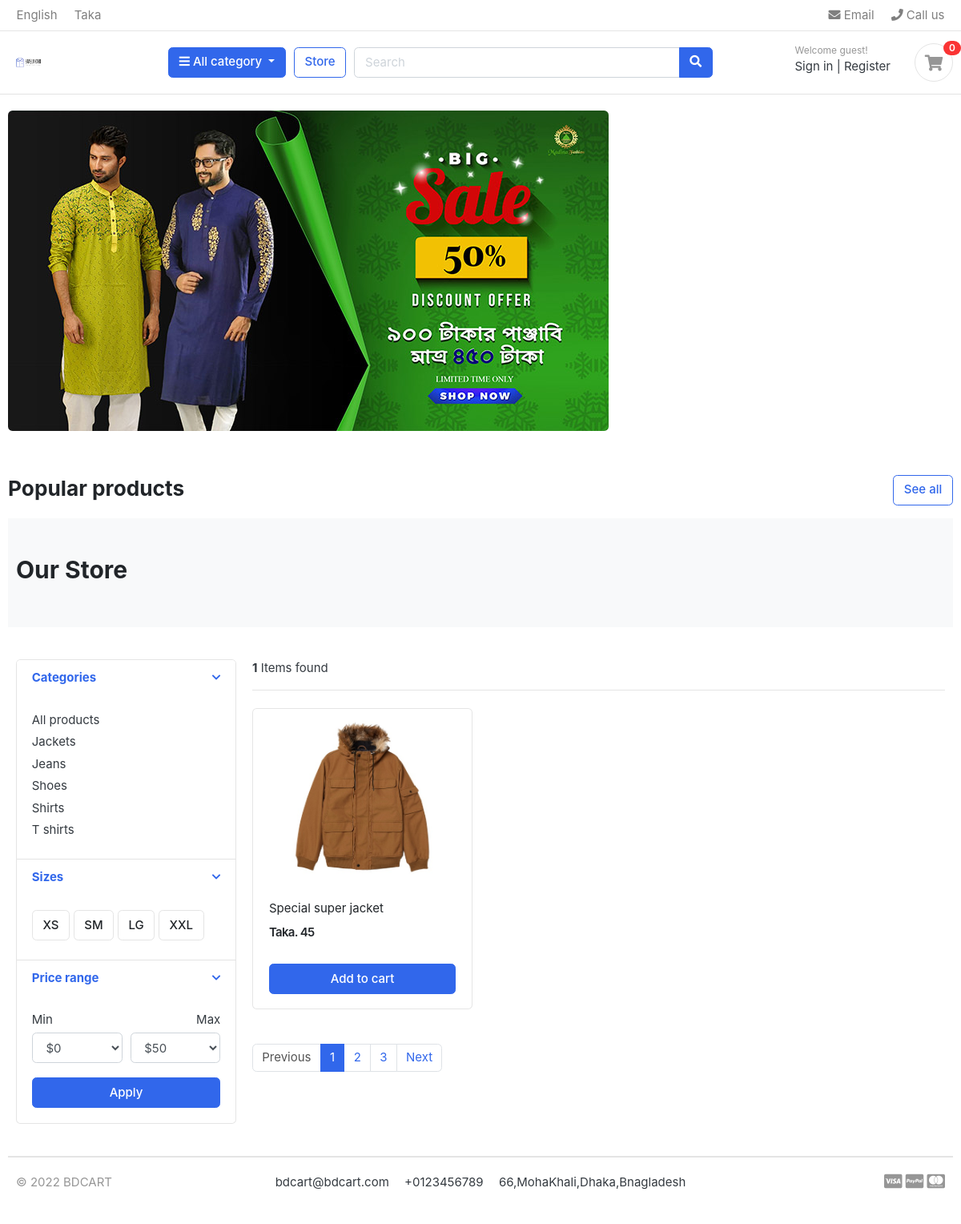
The app's page /store/category/jackets/ with its own data.
### category/models.py (models this page shows, shortened)
class Category(models.Model):
    category_name = models.CharField(max_length=50, unique=True)
    slug = models.SlugField(max_length=100, unique=True)
    description = models.TextField(max_length=255, blank=True)
    cat_image = models.ImageField(upload_to='photos/categories', blank=True)
    class Meta:
        verbose_name = 'category'
        verbose_name_plural = 'categories'
    def get_url(self):
            return reverse('products_by_category', args=[self.slug])

### store/models.py (models this page shows, shortened)
class Product(models.Model):
    product_name    = models.CharField(max_length=200, unique=True)
    slug            = models.SlugField(max_length=200, unique=True)
    description     = models.TextField(max_length=500, blank=True)
    price           = models.IntegerField()
    images          = models.ImageField(upload_to='photos/products')
    stock           = models.IntegerField()
    is_available    = models.BooleanField(default=True)
    category        = models.ForeignKey(Category, on_delete=models.CASCADE)
    created_date    = models.DateTimeField(auto_now_add=True)
    modified_date   = models.DateTimeField(auto_now=True)
    def get_url(self):
        return reverse('product_detail', args=[self.category.slug, self.slug])

### store/views.py (the view)
# urls.py: path('store/',include('store.urls')),
def store(request, category_slug=None):
    categories = None
    products = None
    if category_slug != None:
        categories = get_object_or_404(Category, slug=category_slug)
        products = Product.objects.filter(category=categories, is_available=True)
        product_count = products.count()
    else:
        products = Product.objects.all().filter(is_available=True).order_by('id')
        product_count = products.count()
    context = {
        'products': products,
        'product_count': product_count,
    }
    return render(request, 'store/store.html', context)

### carts/context_processors.py (called while the page is built)
def counter(request):
    cart_count=0
    if 'admin' in request.path:
        return()
    else:
        try:
            cart=Cart.objects.filter(cart_id=_cart_id(request))
            cart_items=CartItem.objects.all().filter(cart=cart[:1])
            for cart_item in cart_items:
                cart_count+=cart_item.quantity
        except Cart.DoesNotExist:
            cart_count=0
    return dict(cart_count=cart_count)

### carts/views.py (called while the page is built)
def _cart_id(request):
    cart = request.session.session_key
    if not cart:
        cart = request.session.create()
    return cart

### category/context_processors.py (called while the page is built)
def menu_links(request):
 links =Category.objects.all()
 return dict(links=links)

### templates/store/store.html (shortened to what this page needs)
{% extends 'base.html' %}
{% load static %}
{% block content %}
<section class="section-pagetop bg">
    <div class="container">
        <h2 class="title-page">Our Store</h2>
    </div>
    </section>
    <section class="section-content padding-y">
    <div class="container">
    <div class="row">
        <aside class="col-md-3">
    <div class="card">
        <article class="filter-group">
            <header class="card-header">
                <a href="#" data-toggle="collapse" data-target="#collapse_1" aria-expanded="true" class="">
                    <i class="icon-control fa fa-chevron-down"></i>
                    <h6 class="title">Categories</h6>
                </a>
            </header>
            <div class="filter-content collapse show" id="collapse_1" style="">
                <div class="card-body">
                    <ul class="list-menu">
                    <li><a href="{% url 'store' %}">All products</a></li>
                    {% for category in links %}
                    <li><a href="{{category.get_url}}">{{category.category_name}}</a></li>
                    {% endfor %}
                    </ul>
                </div>
            </div>
        </article>
        <article class="filter-group">
            <header class="card-header">
                <a href="#" data-toggle="collapse" data-target="#collapse_4" aria-expanded="true" class="">
                    <i class="icon-control fa fa-chevron-down"></i>
                    <h6 class="title">Sizes </h6>
                </a>
            </header>
            <div class="filter-content collapse show" id="collapse_4" style="">
                <div class="card-body">
                  <label class="checkbox-btn">
                    <span class="btn btn-light"> XS </span>
                  </label>
                  <label class="checkbox-btn">
                    <span class="btn btn-light"> SM </span>
                  </label>
                  <label class="checkbox-btn">
                    <span class="btn btn-light"> LG </span>
                  </label>
                  <label class="checkbox-btn">
                    <span class="btn btn-light"> XXL </span>
                  </label>
            </div>
            </div>
        </article>
        <article class="filter-group">
            <header class="card-header">
                <a href="#" data-toggle="collapse" data-target="#collapse_3" aria-expanded="true" class="">
                    <i class="icon-control fa fa-chevron-down"></i>
                    <h6 class="title">Price range </h6>
                </a>
            </header>
            <div class="filter-content collapse show" id="collapse_3" style="">
                <div class="card-body">
                    <div class="form-row">
                    <div class="form-group col-md-6">
                      <label>Min</label>
                          <select class="mr-2 form-control">
                            <option value="0">$0</option>
                        </select>
                    </div>
                    <div class="form-group text-right col-md-6">
                      <label>Max</label>
                          <select class="mr-2 form-control">
                            <option value="50">$50</option>
                        </select>
                    </div>
                    </div>
                    <button class="btn btn-block btn-primary">Apply</button>
                </div>
            </div>
        </article>
    </div>
        </aside>
        <main class="col-md-9">
    <header class="border-bottom mb-4 pb-3">
            <div class="form-inline">
                <span class="mr-md-auto"><b>{{ products.count }}</b> Items found </span>
            </div>
    </header>
    <div class="row">
        {% for product in products %}
        <div class="col-md-4">
            <figure class="card card-product-grid">
                <div class="img-wrap">
                    <img src={{product.images.url}}>
                </div>
                <figcaption class="info-wrap">
                    <div class="fix-height">
                        <a href="{{product.get_url}}" class="title">{{ product.product_name }}</a>
                        <div class="price-wrap mt-2">
                            <span class="price">Taka. {{product.price}}</span>
                        </div>
                    </div>
                    <a href="{% url 'add_cart' product.id %}" class="btn btn-block btn-primary">Add to cart </a>
                </figcaption>
            </figure>
        </div>
        {% endfor %}
    </div>
    <nav class="mt-4" aria-label="Page navigation sample">
      <ul class="pagination">
        <li class="page-item disabled"><a class="page-link" href="#">Previous</a></li>
        <li class="page-item active"><a class="page-link" href="#">1</a></li>
        <li class="page-item"><a class="page-link" href="#">2</a></li>
        <li class="page-item"><a class="page-link" href="#">3</a></li>
        <li class="page-item"><a class="page-link" href="#">Next</a></li>
      </ul>
    </nav>
        </main>
    </div>
    </div>
    </section>
{% endblock %}

### static/css/ui.css (style rules this page uses)
html { font-family: "Inter", sans-serif; font-size: 15px; }
.img-wrap { text-align: center; display: block; }
.img-wrap img { max-width: 100%; }
.price-wrap { letter-spacing: -0.7px; }
.padding-y { padding-top: 40px; padding-bottom: 40px; }
figure { margin-bottom: 0; }
article:after, .form-group:after { display: block; clear: both; content: ""; }
.bg { background-color: #f8f9fa; }
.title-page { color: #212529; }
.btn-light { background-color: #fff; border-color: #e4e4e4; }
[class*=list-] li:after { visibility: hidden; display: block; content: ""; overflow: hidden; height: 0; clear: both; }
.list-menu { list-style: none; margin: 0; padding-left: 0; }
.list-menu li { margin-bottom: 5px; }
.list-menu a { color: #343a40; }
[class*=card-product] a.title { color: #212529; display: block; }
[class*=card-product] .img-wrap { overflow: hidden; position: relative; }
[class*=card-product] .img-wrap img { height: 100%; max-width: 100%; width: auto; display: inline-block; -o-object-fit: cover; object-fit: cover; }
.card-product-grid { margin-bottom: 20px; }
.card-product-grid .img-wrap { border-radius: 0.2rem 0.2rem 0 0; height: 220px; }
.card-product-grid .info-wrap { overflow: hidden; padding: 18px 20px; }
.card-product-grid .fix-height { height: 80px; overflow: hidden; }
.card .img-wrap { overflow: hidden; }
.price { font-weight: 600; color: #212529; }
.icon-control { margin-top: 5px; float: right; font-size: 80%; }
.card-header .title { margin-bottom: 0; line-height: 1.5; }
.filter-group { border-bottom: 1px solid #e4e4e4; }
.filter-group .card-header { border-bottom: 0; }
.filter-group:last-child { border-bottom: 0; }
.checkbox-btn { position: relative; }
.section-pagetop { padding: 45px 0; }

### records on screen
Category: category_name "Jackets"
Category: category_name "Jeans"
Category: category_name "Shoes"
Category: category_name "Shirts"
Category: category_name "T shirts"
Product: images (picture), product_name "Special super jacket", price "45"

### other values on screen
{{ cart_count }} "0"
{{ products.count }} "1"
